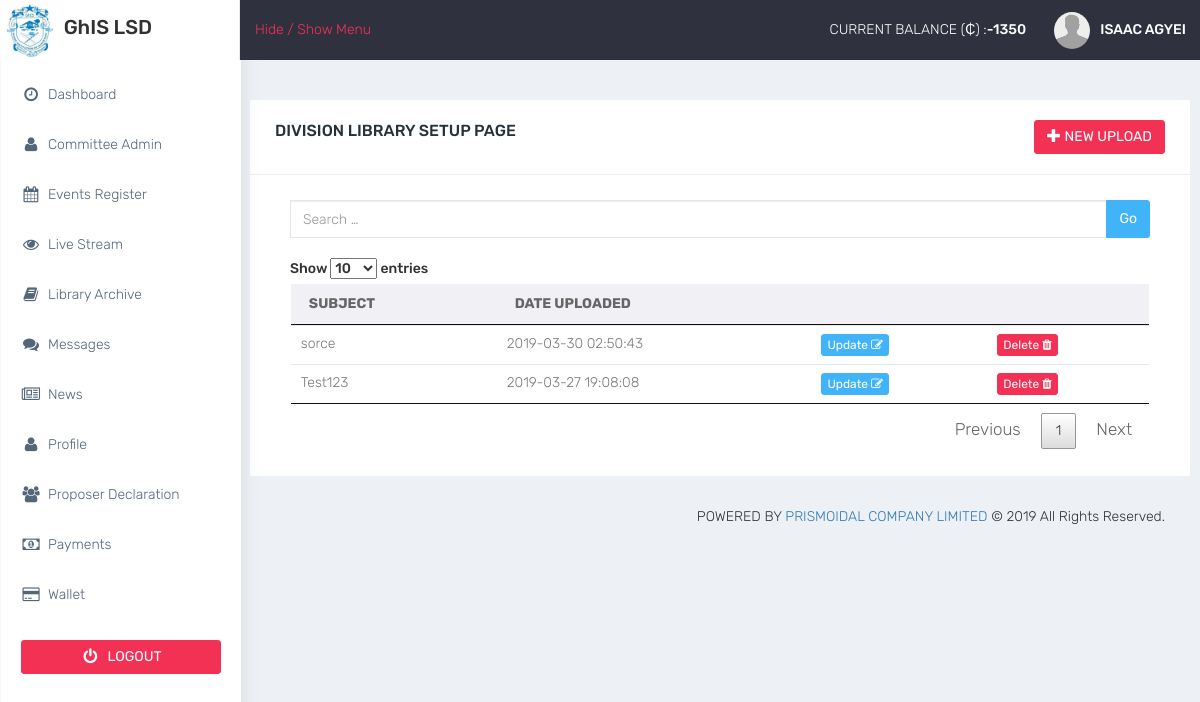
Page /pages/admin_library.php (signed in) on the earlier database version.
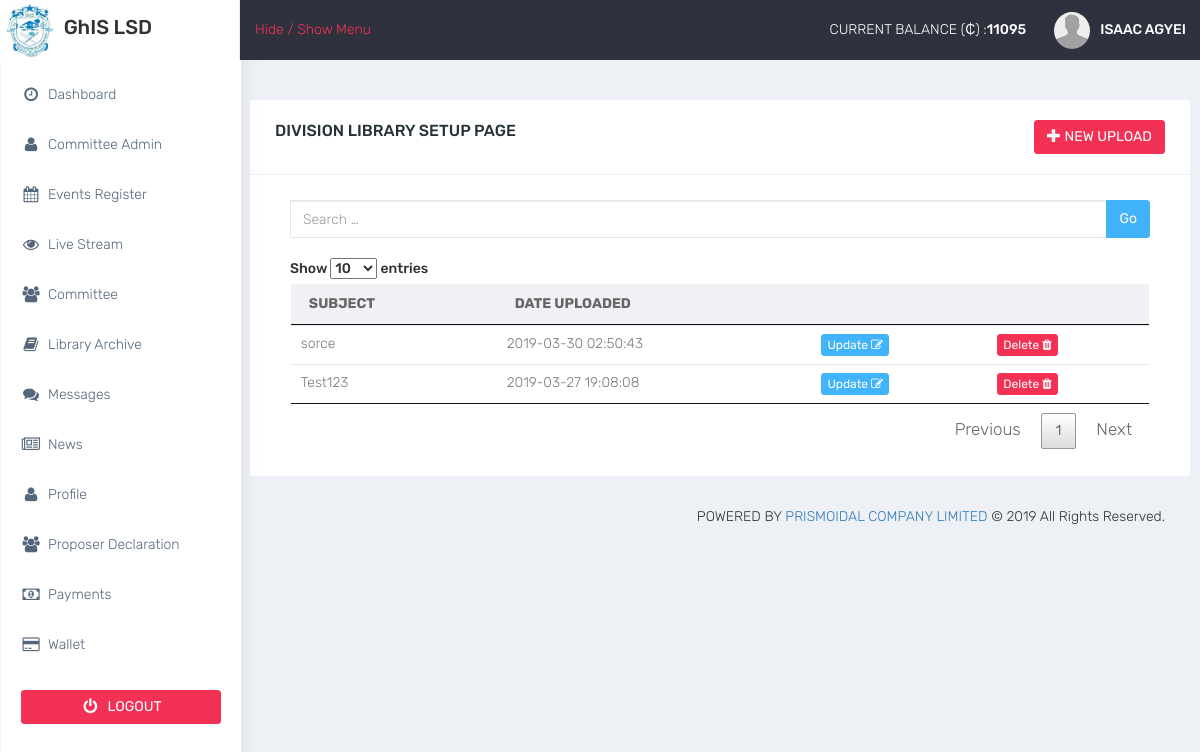
Same page on the later database version.
### tables this page shows
CREATE TABLE `members` (
  `members_id` int(11) NOT NULL,
  `first_name` varchar(100) NOT NULL,
  `last_name` varchar(100) NOT NULL,
  `other_name` varchar(100) NOT NULL,
  `dob` varchar(20) NOT NULL,
  `personal_contact` varchar(20) NOT NULL,
  `emergency_contact` varchar(20) NOT NULL,
  `house_number` varchar(50) NOT NULL,
  `house_location` varchar(255) NOT NULL,
  `postal_address` varchar(255) NOT NULL,
  `professional_number` varchar(20) NOT NULL,
  `year_elected` int(11) NOT NULL,
  `surveyor_type` varchar(50) NOT NULL,
  `designation` varchar(255) NOT NULL,
  `company_name` varchar(255) NOT NULL,
  `company_type` varchar(255) NOT NULL,
  `company_contact` varchar(255) NOT NULL,
  `corporate_email` varchar(100) NOT NULL,
  `region` varchar(50) NOT NULL,
  `office_location` varchar(255) NOT NULL,
  `company_address` varchar(255) NOT NULL,
  `current_balance` varchar(100) NOT NULL,
  `committes` text NOT NULL,
  `date_done` timestamp NOT NULL DEFAULT current_timestamp(),
  `division` varchar(20) NOT NULL,
  `user_id` varchar(11) NOT NULL
);

### pages/Classes/db/db.php (called while the page is built)
<?php
	class DbConnect{
		private $host = "localhost";
		private $dbname = "ghislsd_db";
		private $user = "root";
		private $password = "";
		public function connect(){
			try {
					$conn = new PDO("mysql:host=".$this->host."; dbname=".$this->dbname,$this->user,$this->password);
					$conn->setAttribute(PDO::ATTR_ERRMODE,PDO::ERRMODE_EXCEPTION);
					return $conn;
			} catch (PDOException $e) {
				echo "Database Error:".$e->getMessage();
			}
		}
	}
 ?>

### pages/Classes/UserBalance.php (called while the page is built, shortened)
<?php
	class UserBalance{
		private $dbConn;
		public function __construct(){
			require_once("db/db.php");
			$db = new DbConnect();
			$this->dbConn = $db->connect();
		}
			function get_balance(){
				$sql="SELECT current_balance FROM members WHERE professional_number = :memberId";
				$stmt = $this->dbConn->prepare($sql);
				$stmt->bindParam(":memberId",$_SESSION['member_id']);
				if ($stmt->execute()) {
					$results= $stmt->fetch(PDO::FETCH_ASSOC);
					return $results;
				}
				else{
					die();
					}
			}
			}
 ?>

### pages/Classes/Users.php (called while the page is built, shortened)
<?php
	class Users{
		private $dbConn;
		public function __construct(){
			require_once("db/db.php");
			$db = new DbConnect();
			$this->dbConn = $db->connect();
		}
				function get_header_fullname($data){
						$nameSql = "SELECT first_name,last_name FROM members WHERE professional_number=:professionalNumber";
						$nameStmt = $this->dbConn->prepare($nameSql);
						$nameStmt->bindParam(":professionalNumber",$data);
						if ($nameStmt->execute()) {
							$nameResults = $nameStmt->fetch(PDO::FETCH_ASSOC);
							if (!empty($nameResults)) {
								return $nameResults['first_name']." ".$nameResults['last_name'];
							}
							else{
								return $data;
							}
						}
				}
}
 ?>

### pages/admin_library.php (the view, shortened to what the changed rows need)
<?php
      include("header.php");
?>
<br>
<div class="row">
    <div class="panel panel-default">
        <div class="panel-body">
            <div class="col-md-12">
              <div class="table-responsive"><br>
                <table class="table table-hover">
                    <thead>
                        <tr>
                            <th>SUBJECT</th>
                            <th>DATE UPLOADED</th>
                            <th></th>
                            <th></th>
                        </tr>
                    </thead>
                </table>
              </div>
            </div>
        </div>
    </div>
<?php include("footer.php");?>

### pages/header.php (shortened to what the changed rows need)
<?php include_once("Classes/Check.php");
      require_once("Classes/UserBalance.php");
      require_once("Classes/Users.php");
?>
<!DOCTYPE html>
<html lang="en">
<head>
    <link href="bootstrap/dist/css/bootstrap.min.css" rel="stylesheet">
    <link href="../plugins/bower_components/sidebar-nav/dist/sidebar-nav.min.css" rel="stylesheet">
    <link href="css/animate.css" rel="stylesheet">
    <link href="css/style.css" rel="stylesheet">
    <link href="css/colors/default.css" id="theme" rel="stylesheet">
    <link rel="stylesheet" type="text/css" href="../plugins/bower_components\datepicker\datepicker.css">
    <link rel="stylesheet" type="text/css" href="../plugins/bower_components\select2\select2.min.css">
    <link rel="stylesheet" type="text/css" href="../plugins/bower_components\parsley\parsley.css">
    <link rel="stylesheet" type="text/css" href="css/datatables.css">
    <link rel="stylesheet" type="text/css" href="../plugins/bower_components\bootstrap-toggle\bootstrap-toggle.min.css">
</head>
<body class="fix-header">
    <div id="wrapper">
        <nav class="navbar navbar-default navbar-static-top m-b-0">
            <div class="navbar-header">
                <ul class="nav navbar-top-links navbar-right pull-right">
                    <li>
                        <?php
                            if ($_SESSION['account_type'] ==  'member') {
                                $objUserBalance = new UserBalance;
                                $getBalance = $objUserBalance->get_balance();
                                echo "<a>CURRENT BALANCE (₵) :<b>".trim($getBalance["current_balance"])."</b></a>";
                            }
                         ?>
                    </li>
                    <li>
                        <a class="profile-pic" href="#"> <img src="../plugins/images/avatar.png" alt="user-img" width="36" class="img-circle"><b class="hidden-xs "><?php
                            $objUsers = new Users;
                         echo strtoupper($objUsers->get_header_fullname($_SESSION["member_id"])); ?></b></a>
                    </li>
                </ul>
            </div>
        </nav>
        <div id="navbar">
            <div class="col-md-2">
                <div class="navbar-default sidebar" role="navigation">
                    <div class="sidebar-nav slimscrollsidebar ">
                        <ul class="nav" id="side-menu">
                        </ul>
                    </div>
                </div>
            </div>
        </div>
        <div id="page-wrapper">
            <div class="container-fluid"><br>

Differences in the rows shown:
changed members "ISAAC AGYEI": current_balance "-1350" → "11095"
Other differences:
text no longer shown: "Events Register Live Stream Library Archive Messages News Profile Proposer Declaration Payments Wallet"
text now shown: "Events Register Live Stream Committee Library Archive Messages News Profile Proposer Declaration Payments Wallet"
